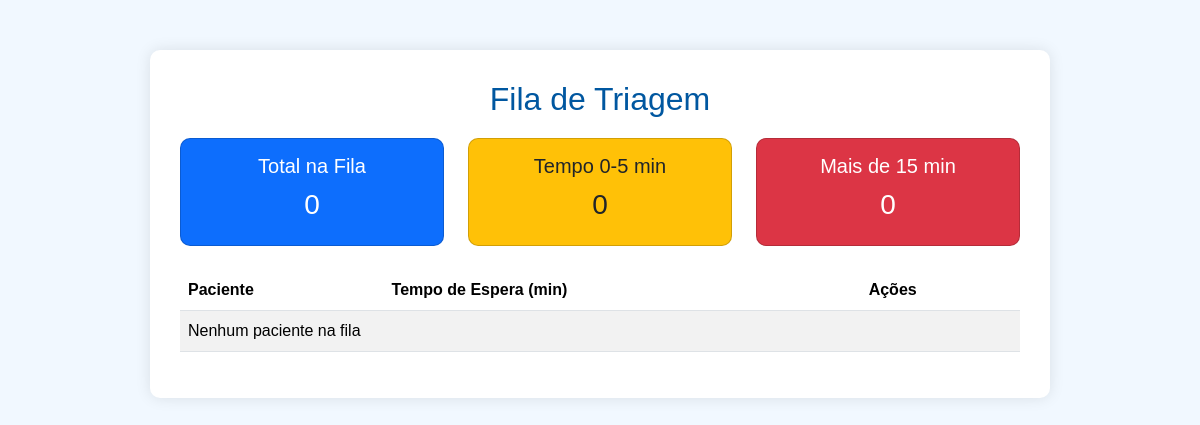
Before: /triagem/fila/ (signed in) with the older database file.
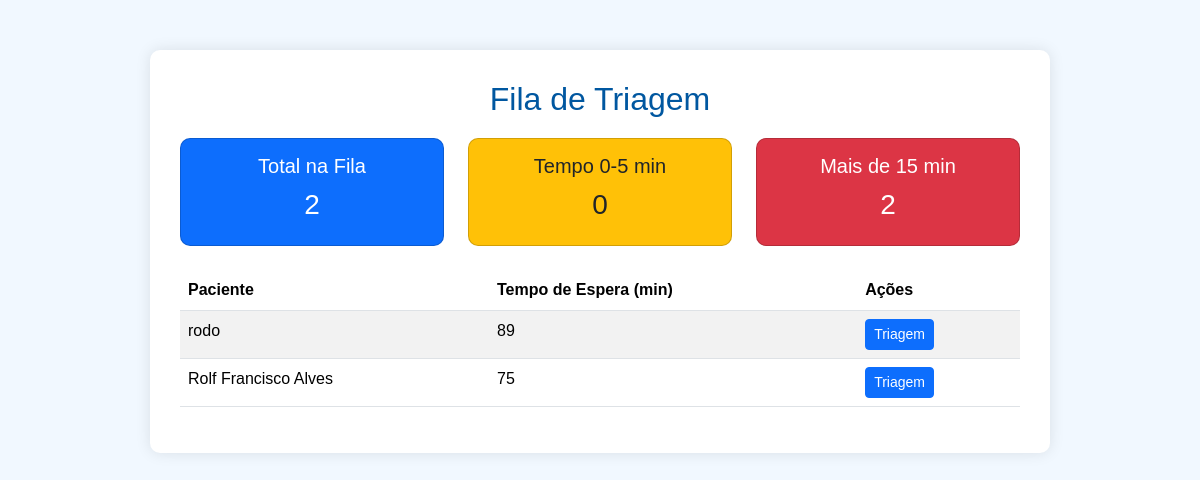
After: the same page with the newer database file.
### triagem/models.py (models this page shows, shortened)
class FilaTriagem(models.Model):
    paciente = models.ForeignKey(Paciente, on_delete=models.CASCADE)
    data_entrada = models.DateTimeField(default=timezone.now)
    atendido = models.BooleanField(default=False)
    def tempo_espera_minutos(self):
        delta = timezone.now() - self.data_entrada
        return int(delta.total_seconds() / 60)

### paciente/models.py (models this page shows, shortened)
class Paciente(models.Model):
    nome = models.CharField(max_length=100)
    cpf = models.CharField(
        max_length=14,
        unique=True,
        validators=[RegexValidator(r'^\d{3}\.\d{3}\.\d{3}-\d{2}$', 'CPF inválido! Use XXX.XXX.XXX-XX')]
    )
    data_nascimento = models.DateField()
    telefone = models.CharField(
        max_length=15,
        validators=[RegexValidator(r'^\(\d{2}\)\s\d{4,5}-\d{4}$', 'Telefone inválido! Use (XX) XXXXX-XXXX')]
    )
    email = models.EmailField(blank=True, null=True)
    endereco = models.TextField(blank=True, null=True)
    cartao_sus = models.CharField(max_length=18, blank=True, null=True)

### triagem/views.py (the view)
# urls.py: path('fila/', views.fila_triagem, name='fila_triagem'),
@login_required
def fila_triagem(request):
    fila = FilaTriagem.objects.filter(atendido=False).order_by('data_entrada')
    total_pacientes = fila.count()
    tempo_espera_0_5 = fila.filter(data_entrada__gte=timezone.now()-timezone.timedelta(minutes=5)).count()
    tempo_espera_5_15 = fila.filter(data_entrada__lt=timezone.now()-timezone.timedelta(minutes=5),
                                     data_entrada__gte=timezone.now()-timezone.timedelta(minutes=15)).count()
    tempo_espera_15_ = fila.filter(data_entrada__lt=timezone.now()-timezone.timedelta(minutes=15)).count()
    return render(request, 'triagem/fila_triagem.html', {
        'fila': fila,
        'total_pacientes': total_pacientes,
        'tempo_espera_0_5': tempo_espera_0_5,
        'tempo_espera_5_15': tempo_espera_5_15,
        'tempo_espera_15_': tempo_espera_15_,
    })

### triagem/templates/triagem/fila_triagem.html (shortened to what this page needs)
<!DOCTYPE html>
<html lang="pt-br">
<head>
    <link rel="stylesheet" href="https://cdn.jsdelivr.net/npm/bootstrap@5.3.2/dist/css/bootstrap.min.css">
</head>
<body>
<div class="container">
    <h2>Fila de Triagem</h2>
    <div class="row mb-4 text-center">
        <div class="col-md-4">
            <div class="card bg-primary">
                <h5>Total na Fila</h5>
                <h3>{{ total_pacientes }}</h3>
            </div>
        </div>
        <div class="col-md-4">
            <div class="card bg-warning text-dark">
                <h5>Tempo 0-5 min</h5>
                <h3>{{ tempo_espera_0_5 }}</h3>
            </div>
        </div>
        <div class="col-md-4">
            <div class="card bg-danger">
                <h5>Mais de 15 min</h5>
                <h3>{{ tempo_espera_15_ }}</h3>
            </div>
        </div>
    </div>
    <table class="table table-striped">
        <thead>
            <tr>
                <th>Paciente</th>
                <th>Tempo de Espera (min)</th>
                <th>Ações</th>
            </tr>
        </thead>
        <tbody>
            {% for item in fila %}
            <tr>
                <td>{{ item.paciente.nome }}</td>
                <td>{{ item.tempo_espera_minutos }}</td>
                <td>
                    <a href="{% url 'realizar_triagem' item.paciente.id %}" class="btn btn-primary btn-sm">Triagem</a>
                </td>
            </tr>
            {% empty %}
            <tr>
                <td colspan="3">Nenhum paciente na fila</td>
            </tr>
            {% endfor %}
        </tbody>
    </table>
</div>
</body>
</html>

### triagem/templates/triagem/fila_triagem.html (style rules this page uses)
body { background-color: #f1f8ff; font-family: Arial, sans-serif; }
.container { max-width: 900px; margin: 50px auto; padding: 30px; background-color: #fff; border-radius: 10px; box-shadow: 0 0 15px rgba(0,0,0,0.1); }
h2 { text-align: center; color: #0057a0; margin-bottom: 20px; }
.card { padding: 15px; border-radius: 10px; color: #fff; font-weight: bold; text-align: center; }
.card h5 { margin-bottom: 10px; }

Changed rows visible on the page:
added FilaTriagem: paciente.nome "rodo", tempo_espera_minutos "89"
added FilaTriagem: paciente.nome "Rolf Francisco Alves", tempo_espera_minutos "75"
Other visible differences:
{{ total_pacientes }}: "0" → "2"
{{ tempo_espera_15_ }}: "0" → "2"
text no longer shown: "Nenhum paciente na fila"
